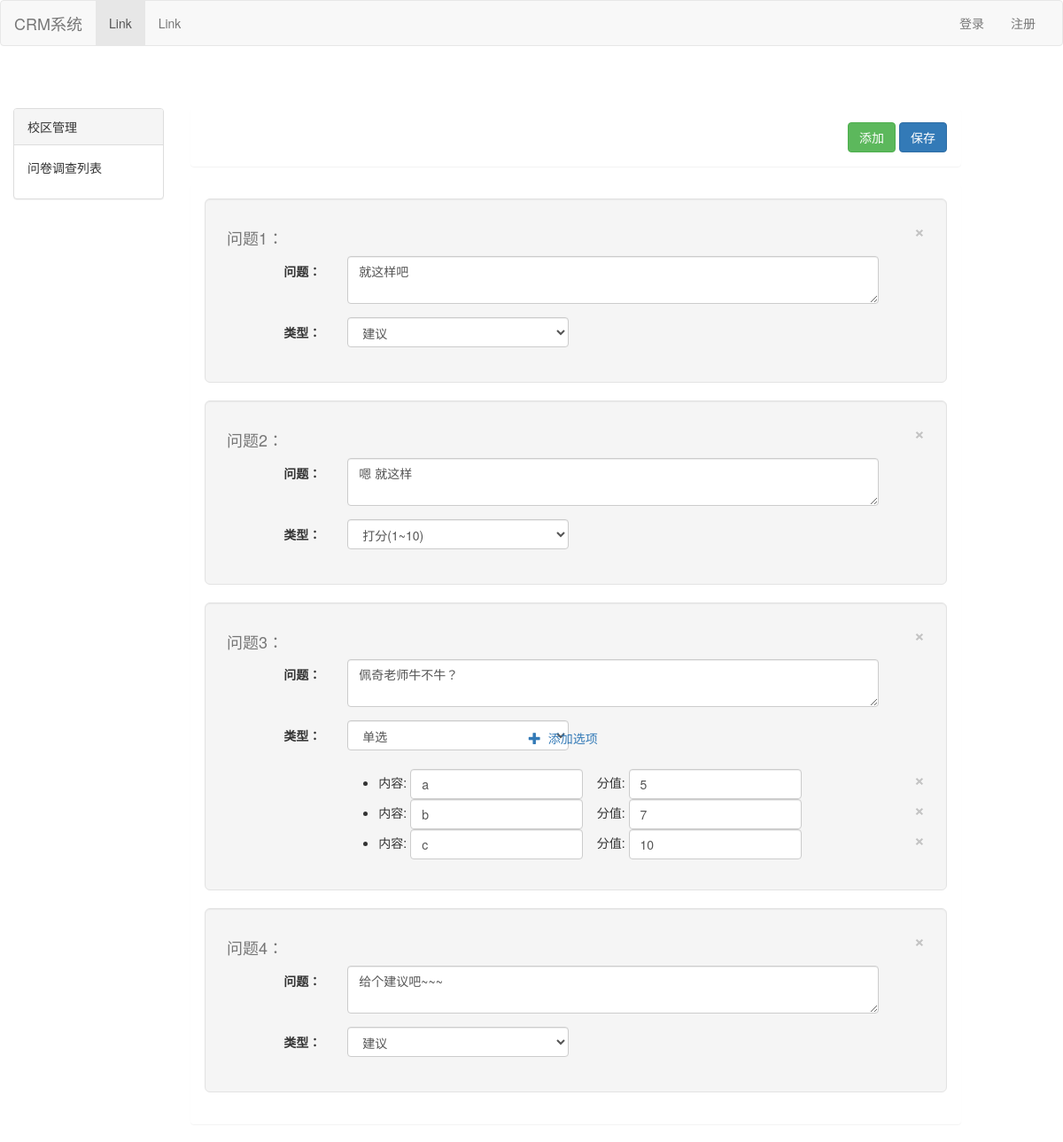
Screenshot of /question/2/ with the database file from the repository.
### app01/models.py (models this page shows, shortened)
class Question(models.Model):
    caption = models.CharField(max_length=64, verbose_name='问题内容')
    question_types = (
        (1, '打分'),
        (2, '单选'),
        (3, 'c'),
    )
    tp = models.IntegerField(choices=question_types)
    naire = models.ForeignKey(to=Questionnaire, default=1)
    class Meta:
        verbose_name_plural = '问题表'

class Option(models.Model):
    name = models.CharField(verbose_name='选项名称', max_length=32)
    score = models.IntegerField(verbose_name='选项对应的分值')
    qs = models.ForeignKey(to='Question', verbose_name='管理问题')
    class Meta:
        verbose_name_plural = '单选题选项'

### app01/views.py (the view)
# urls.py: url(r'^question/(\d+)/$', views.question),
def question(request, nid):
    que_list = models.Question.objects.filter(naire_id=nid)
    types = {1: '打分(1~10)', 2: '单选', 3: '建议'}
    return render(request, 'que_list.html', {'que_list': que_list, 'types': types, 'naire_id': nid})

### templates/que_list.html (shortened to what this page needs)
{% extends 'index.html' %}
{% block link %}
    <link rel="stylesheet" href="/static/css/addQuestion.css">
{% endblock %}
{% block Content %}
    <div class="panel ">
        <div class="panel-body">
            <div class="pull-right">
                <button type="button" class="btn btn-success" id="addQuestion">添加</button>
                <button type="button" class="btn btn-primary">保存</button>
            </div>
        </div>
    </div>
    <div class="panel">
        <div class="panel-body" id="Questions">
            <form class="form-horizontal">
                {% for que in que_list %}
                    <div class="well well-lg">
                        <button type="button" class="close" data-dismiss="modal" aria-label="Close"
                                onclick="functiondel(this)">
                            <span aria-hidden="true">&times;</span>
                        </button>
                        <h4 style="color:#777">问题{{ forloop.counter }}：</h4>
                        <div class="form-group">
                            <label for="inputPassword" class="col-sm-2 col-md-2 control-label">问题：</label>
                            <div class="col-md-3">
                                <textarea name="" id="" cols="5" rows="2" class="form-control"
                                          style="width: 600px">{{ que.caption }}</textarea>
                            </div>
                        </div>
                        <div class="form-group">
                            <label for="inputPassword" class="col-sm-2 col-md-2 control-label">类型：</label>
                            <div class="col-md-3">
                                <select name="type_id" class="form-control types" style="width: 250px"
                                        onchange="selectchange(this)">
                                    {% for type,value in types.items %}
                                        {% if type == que.tp %}
                                            <option value="{{ type }}" selected>{{ value }}</option>
                                        {% else %}
                                            <option value="{{ type }}">{{ value }}</option>
                                        {% endif %}
                                    {% endfor %}
                                </select>
                            </div>
                            {% if que.tp == 2 %}
                                <ul class="nav col-md-2 col-sm-2 addoption" >
                                    <li role="presentation" class="active addSelect"  onclick="addSelectfunc(this)">
                                        <a><span class="glyphicon glyphicon-plus "
                                                 aria-hidden="true"></span>&nbsp;&nbsp;添加选项</a>
                                    </li>
                                </ul>
                            {% endif %}
                        </div>
                        {% if que.tp == 2 %}
                            <div class="col-md-offset-2 col-sm-offset-2">
                                <ul class="form-inline ">
                                    {% for option in que.option_set.all %}
                                        <li>
                                            内容:
                                            <input type="text" class="form-control" value="{{ option.name }}">
                                            &nbsp; &nbsp;分值:
                                            <input type="text" class="form-control" value="{{ option.score }}">
                                            <button type="button" class="close" data-dismiss="modal" aria-label="Close"
                                                    onclick="functiondel(this)">
                                                <span aria-hidden="true">&times;</span>
                                            </button>
                                        </li>
                                    {% endfor %}
                                </ul>
                            </div>
                        {% else %}
                            <div class="col-md-offset-2 col-sm-offset-2">
                                <ul class="form-inline " id="addop">
                                </ul>
                            </div>
                        {% endif %}
                    </div>
                {% endfor %}
            </form>
        </div>
    </div>
{% endblock %}

### rows the page displays
Question: caption "就这样吧", type_id "建议"
Question: caption "嗯 就这样", type_id "打分(1~10)"
Question: caption "佩奇老师牛不牛？", type_id "单选", shows "添加选项"
Option: name "a", score "5"
Option: name "b", score "7"
Option: name "c", score "10"
Question: caption "给个建议吧~~~", type_id "建议"
